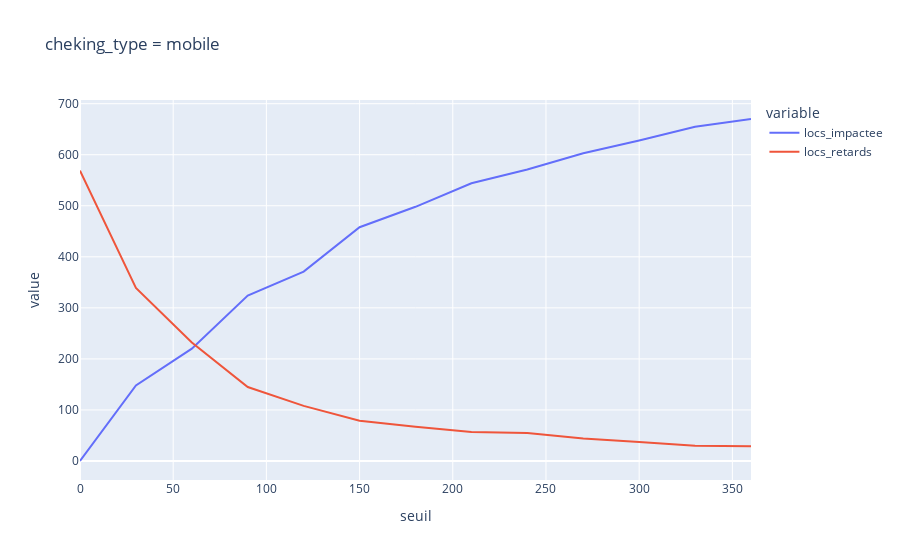

Notebook source saved alongside this figure:
### Code cell
# création de dataframe : impacts en fct de seuil
# Seuils de 0 à 12h par tranche de 30mn
df_impacts_seuil = pd.DataFrame()

df_impacts_seuil["seuil"] = [s for s in range(0, 6*60+1, 30)]

list_locs_impactee = []
list_retards = [] 

for seuil in df_impacts_seuil["seuil"] :

    nb_locs_impactee = ((df["checkin_type"] == "mobile") & (df["time_delta_with_previous_rental_in_minutes"] < seuil)).sum()
    list_locs_impactee.append(nb_locs_impactee)
    
    nb_retards = ((df["checkin_type"] == "mobile") & (df["previous_delay_at_checkout_in_minutes"] > seuil)).sum()
    list_retards.append(nb_retards)


df_impacts_seuil["locs_impactee"] = list_locs_impactee
df_impacts_seuil["locs_retards"] = list_retards

fig = px.line(df_impacts_seuil, y = ["locs_impactee", "locs_retards"], x="seuil", labels=df_cnt.index, title="cheking_type = mobile")
fig.show()

### Figure 1 — Plotly figure (JSON) as saved in the notebook; plotly's stock layout.template omitted (floating-point values rounded to 4 significant figures)
{"data": [{"hovertemplate": "variable=locs_impactee<br>seuil=%{x}<br>value=%{y}<extra></extra>", "legendgroup": "locs_impactee", "line": {"color": "#636efa", "dash": "solid"}, "marker": {"symbol": "circle"}, "mode": "lines", "name": "locs_impactee", "orientation": "v", "showlegend": true, "type": "scatter", "x": [0, 30, 60, 90, 120, 150, 180, 210, 240, 270, 300, 330, 360], "xaxis": "x", "y": [0, 148, 220, 324, 371, 458, 498, 544, 571, 603, 628, 655, 670], "yaxis": "y"}, {"hovertemplate": "variable=locs_retards<br>seuil=%{x}<br>value=%{y}<extra></extra>", "legendgroup": "locs_retards", "line": {"color": "#EF553B", "dash": "solid"}, "marker": {"symbol": "circle"}, "mode": "lines", "name": "locs_retards", "orientation": "v", "showlegend": true, "type": "scatter", "x": [0, 30, 60, 90, 120, 150, 180, 210, 240, 270, 300, 330, 360], "xaxis": "x", "y": [569, 339, 232, 145, 108, 79, 67, 57, 55, 44, 37, 30, 29], "yaxis": "y"}], "layout": {"legend": {"title": {"text": "variable"}, "tracegroupgap": 0}, "title": {"text": "cheking_type = mobile"}, "xaxis": {"anchor": "y", "domain": [0, 1], "title": {"text": "seuil"}}, "yaxis": {"anchor": "x", "domain": [0, 1], "title": {"text": "value"}}}}
